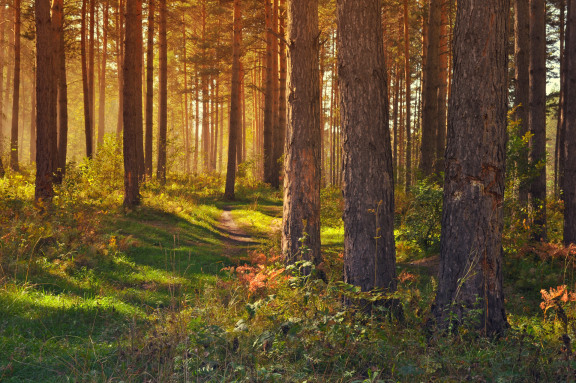
#> input picture notebooks/images/forest.jpg, 576 x 383 px
$ jupyter execute putting_it_all_together.ipynb   (shell and % lines are left out)
#> lines starting #> are read from the running program, lines starting #| are printed output that depends on the picture; after the words box and inside, x2 and y2 are one past the last pixel; in counts of white or black regions, pixels touching at a corner belong together
# Exercises to Bring it All Together

[cell 1]
import matplotlib.pyplot as plt

## Exercise 0 -- Slicing and Dicing

**This is a warm-up exercise; if you feel confident of your NumPy & SciPy skills, you can jump straight to Exercise 1**

In the film industry, it is often necessary to impose actors on top of a rendered background.  To do that, the actors are filmed on a "green screen".  Here's an example shot (``images/greenscreen.jpg``):

Say we'd like to help these folks travel into a forest (``images/forest.jpg``):

Can you transplant the foreground of the greenscreen onto the backdrop of the forest?

[cell 2]
import sys

[cell 3]
import imageio

forest = imageio.imread('images/forest.jpg')
#> forest is the input picture: shape (383, 576, 3); mean R, G, B 102.2, 79, 43.2
people = imageio.imread('images/greenscreen.jpg')
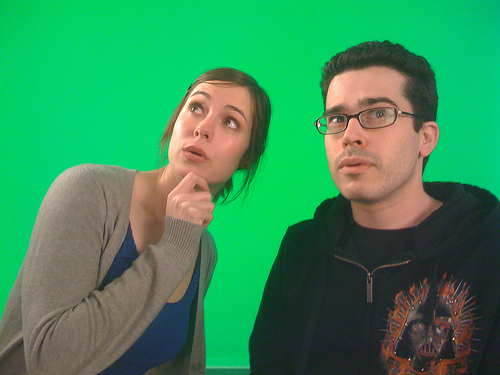
#> input picture notebooks/images/greenscreen.jpg, 500 x 375 px
#> people is the input picture: shape (375, 500, 3); mean R, G, B 56.1, 140.7, 88.5

[cell 4]
f, (ax0, ax1) = plt.subplots(1, 2, figsize=(15, 10))
ax0.imshow(forest)
ax1.imshow(people);

## Solution for Exercise 0:

[cell 5]
# the two images have different shapes:
forest.shape, people.shape
#> Out = ((383, 576, 3), (375, 500, 3))

[cell 6]
# resize the larger forest image to match the people image
forest_crop = forest[:375, :500, :]
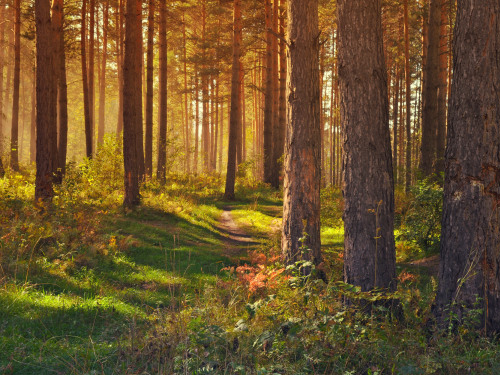
#> forest_crop: shape (375, 500, 3); mean R, G, B 107.1, 81.8, 43.3

Let's examine the red, green, and blue channels independently (note: each is a gray-level image).

[cell 7]
red = people[..., 0]
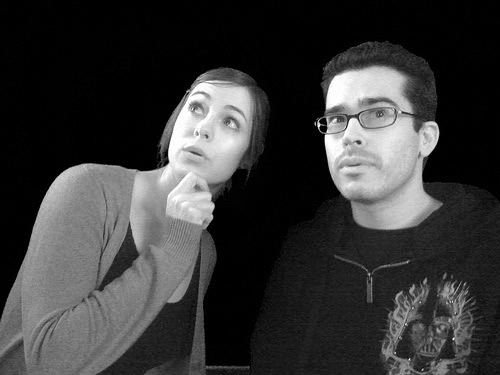
#> red: shape (375, 500); min 0, max 255, mean 56.1
green = people[..., 1]
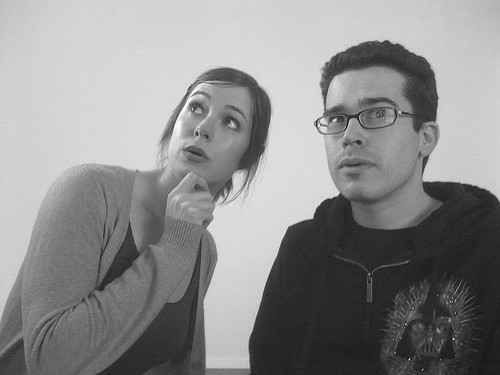
#> green: shape (375, 500); min 3, max 255, mean 140.7
blue = people[..., 2]
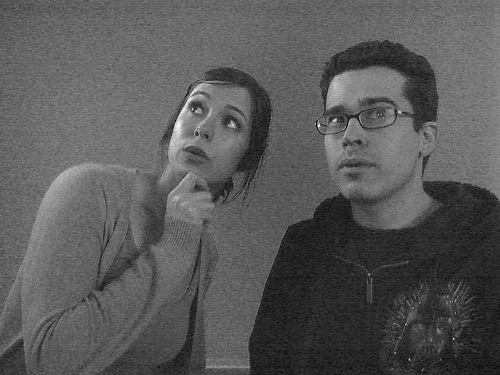
#> blue: shape (375, 500); min 0, max 255, mean 88.5

f, (ax0, ax1, ax2) = plt.subplots(1, 3, figsize=(15, 10))
ax0.imshow(red, cmap='gray')
ax1.imshow(green, cmap='gray')
ax2.imshow(blue, cmap='gray');

Let's examine the value distributions (histogram) to see where we can threshold the images to segment the foreground from the background.

[cell 8]
plt.hist(red.ravel(), bins='auto');
#> figure, not shown here; tallest bar 79324 high, from x = 2.22e-16 to 3.92

[cell 9]
plt.hist(green.ravel(), bins='auto');
#> figure, not shown here; tallest bar 22805 high, from x = 211.4 to 216.2

[cell 10]
plt.hist(blue.ravel(), bins='auto');
#> figure, not shown here; tallest bar 7162 high, from x = 104.8 to 106.5

[cell 11]
import scipy
import scipy.ndimage

# set up matplotlib figure and plotting axis
f, (ax0, ax1) = plt.subplots(1, 2, figsize=(15, 10))

# generate a mask below a large value of green in the rgb data structure (second column)
mask = (green < 190) & (red > 5)
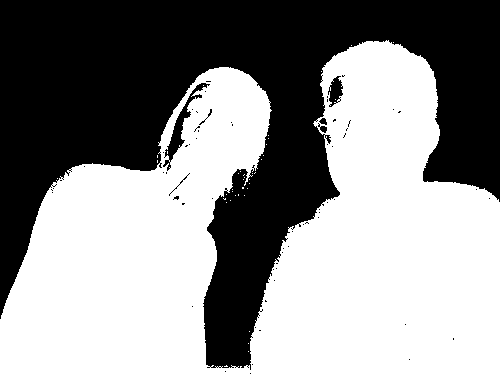
#> mask: shape (375, 500) bool; 55.9% white; 67 black regions (60 under 20 px), largest, box (x1, y1, x2, y2) and area: (0, 0, 500, 370) 81482, (163, 83, 210, 171) 678, (328, 76, 343, 107) 278

# fill in some of the selection holes in the mask using SciPy
mask = scipy.ndimage.morphology.binary_fill_holes(mask)
#> mask: shape (375, 500) bool; 56.6% white; 1 black region, box (x1, y1, x2, y2) and area: (0, 0, 500, 370) 81384

# assign the non-green region of people image to the same pixel regions in the forest image
forest_w_ppl = forest_crop.copy()
forest_w_ppl[mask] = people[mask]
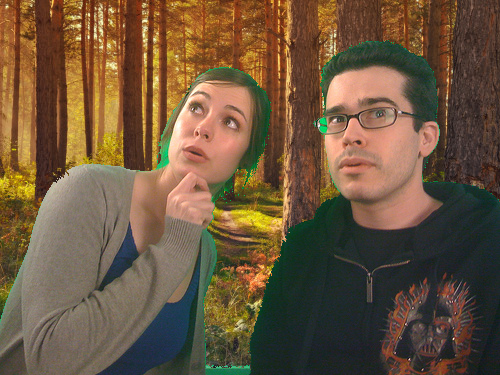
#> forest_w_ppl: shape (375, 500, 3); mean R, G, B 108.8, 86.3, 61.7

ax0.imshow(mask, cmap='gray')
ax1.imshow(forest_w_ppl);

# there's still a bit of green leeking through, but that's not a bad first pass

## Exercise 1 -- Demonstrate Diagram Duality in 2D

For the random set of 2D input points selected below, demonstrate visually that the Delaunay triangulation and Voronoi diagram are duals. Specifically, you should be able to demonstrate that the circumcenters of the circumcircles of the Delaunay triangulation can be connected to form the edges of the Voronoi diagram.

#### Delaunay triangulation / Voronoi tesselation (different data sets)

<div style="clear: both"></div>

(Voronoi tesselation by Balu Ertl, CC BY-SA 4.0, https://commons.wikimedia.org/wiki/File:Euclidean_Voronoi_diagram.svg)

The initial setup is below.

[cell 12]
import numpy as np
import scipy
import scipy.spatial
import matplotlib
import matplotlib.pyplot as plt

np.random.seed(123)
generators = np.random.randn(15, 2)
generators.shape

Step 1: Plot the generators (input points)

Step 2: Plot the Voronoi diagram along with its generators.

Step 3: Plot the Delaunay triangulation alongside the Voronoi diagram and generators.

Step 4: Plot the circumcircles and their centers over top of the Delaunay Triangulation & Voronoi diagram + generators.

**Hint:** Plotting circles in Matplotlib:

[cell 13]
circle = plt.Circle((2, 5), 0.5, facecolor='None', edgecolor='red')

fig, ax = plt.subplots()

ax.add_artist(circle)
ax.scatter([1,2,3], [4,5,6])
ax.axis('equal');
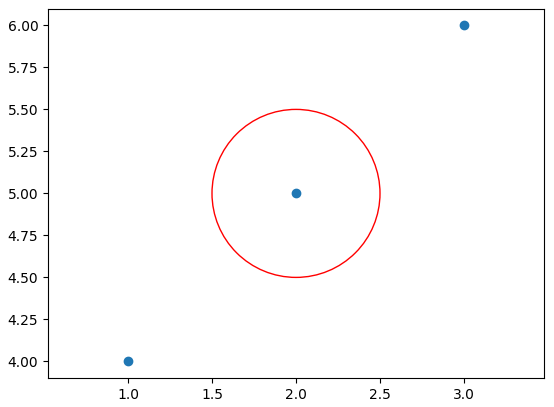
#> figure drawn by matplotlib, 1 panel

Step 5: Connect the circumenters of circumcircles of neighboring triangles (hint: you may need to check the SciPy documentation for `Delaunay`--try looking for information about neighboring triangles)

## Solution for Exercise 1:

[cell 14]
# set up the matplotlib figure / axis objects as usual
fig_exercise_1 = plt.figure()
ax_exercise_1 = fig_exercise_1.add_subplot(111)

# scatter the generators (input points) on the plot
ax_exercise_1.scatter(generators[...,0],
                      generators[...,1],
                      c='black') # note that these generators actually get concealed by re-plotting in delaunay_plot_2d below

# overlay the Voronoi diagram using SciPy
vor = scipy.spatial.Voronoi(generators)
scipy.spatial.voronoi_plot_2d(vor=vor,
                              ax=ax_exercise_1, # let SciPy use the axis object that we've already intialized with generators present
                              show_points=False) # we've already plotted the generators above

# likewise for adding in the Delaunay triangles
tri = scipy.spatial.Delaunay(generators)
scipy.spatial.delaunay_plot_2d(tri=tri,
                               ax=ax_exercise_1)

# write a function for calculating the circumcircles of the triangles (this is admittedly rather difficult)
import math

def calc_circumcircle(array_triangle_vertices):
    '''The input array of triangle vertices should have shape (N_triangles, 3, 2) and this function should use the vertex information to calculate
       and return numpy arrays containing the circumcenters and circumradii for the circumcircles of each triangle.'''

    def sum_squares_vertex(coordinates):
        square_coordinates = [coordinate**2 for coordinate in coordinates]
        sum_squares = sum(square_coordinates)
        return sum_squares

    def calc_sum_squares_each_vertex(vertex_1_coords,vertex_2_coords,vertex_3_coords):
        vertex_1_sum_squares = sum_squares_vertex(vertex_1_coords)
        vertex_2_sum_squares = sum_squares_vertex(vertex_2_coords)
        vertex_3_sum_squares = sum_squares_vertex(vertex_3_coords)
        return (vertex_1_sum_squares, vertex_2_sum_squares, vertex_3_sum_squares)

    list_circumcenters = [] # an ordered list of circumcenter coords
    list_circumradii = [] # a correspondingly ordered list of circumradii

    for triangle in array_triangle_vertices:
        vertex_1_sum_squares, vertex_2_sum_squares, vertex_3_sum_squares = calc_sum_squares_each_vertex(triangle[0,...],triangle[1,...],triangle[2,...])
        x_determinant = np.array([[vertex_1_sum_squares, triangle[0,1], 1],
                                  [vertex_2_sum_squares, triangle[1,1], 1],
                                  [vertex_3_sum_squares, triangle[2,1], 1]])
        y_determinant = np.array([[vertex_1_sum_squares, triangle[0,0], 1],
                                  [vertex_2_sum_squares, triangle[1,0], 1],
                                  [vertex_3_sum_squares, triangle[2,0], 1]])
        a_determinant = np.array([[triangle[0,0], triangle[0,1], 1],
                                  [triangle[1,0], triangle[1,1], 1],
                                  [triangle[2,0], triangle[2,1], 1]])
        c_determinant = np.array([[vertex_1_sum_squares,triangle[0,0],triangle[0,1]],
                                  [vertex_2_sum_squares,triangle[1,0],triangle[1,1]],
                                  [vertex_3_sum_squares,triangle[2,0],triangle[2,1]]])

        denominator = 2.0 * np.linalg.det(a_determinant)
        circumcenter_x_coordinate = np.linalg.det(x_determinant) / denominator
        circumcenter_y_coordinate = -1.0 * (np.linalg.det(y_determinant)/ denominator)

        #adjuting for the negative coefficient of c:
        circumradius = math.sqrt(np.linalg.det(x_determinant)**2 + np.linalg.det(y_determinant)**2 + (4 * np.linalg.det(a_determinant) * np.linalg.det(c_determinant))) / (2 * abs(np.linalg.det(a_determinant)))
        #append the values of interest to their respective lists:
        list_circumcenters.append([circumcenter_x_coordinate,circumcenter_y_coordinate])
        list_circumradii.append([circumradius])
    #return a tuple of numpy arrays:
    return (np.array(list_circumcenters), np.array(list_circumradii))

#deal with calculating and plotting the circumcircles
from matplotlib.collections import PatchCollection
circumcenters, circumradii = calc_circumcircle(tri.points[tri.simplices])
patches = []

for circumcenter_coordinates, circumradius in zip(circumcenters,circumradii):
    patches.append(matplotlib.patches.Circle((circumcenter_coordinates[0], circumcenter_coordinates[1]), circumradius[0], fill=False, alpha=1.0, fc='none', ec='none',))
p = PatchCollection(patches, alpha=0.1, match_original = True)
ax_exercise_1.add_collection(p)

# use an equal aspect ratio (circles may appear stretched otherwise)
ax_exercise_1.set_aspect('equal')

# adjust the size of the figure object
fig_exercise_1.set_size_inches(10, 10)
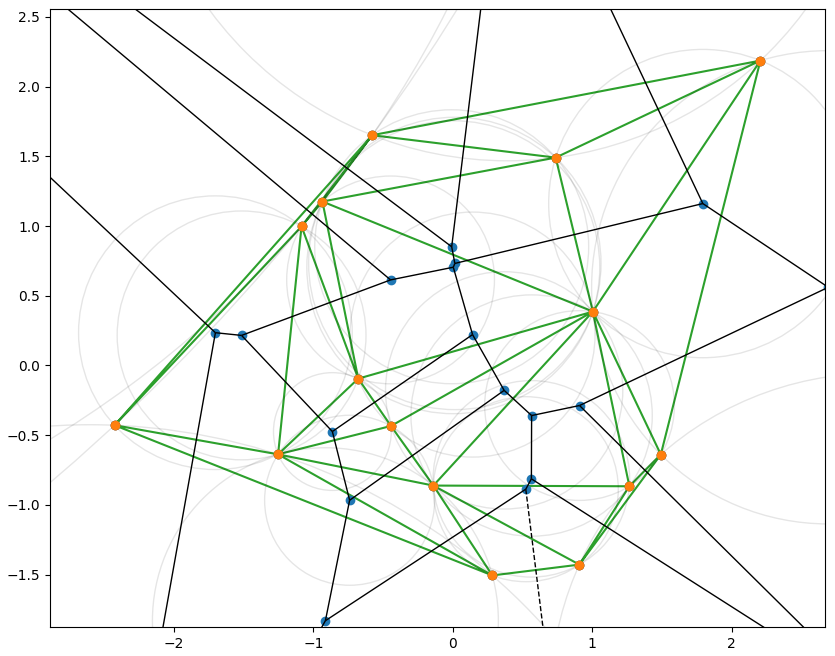
#> figure drawn by matplotlib, 1 panel

It should now be clear without any additional effort that the Voronoi vertices are actually
the circumcenters of the circumcircles of the Delaunay triangles, and that the connection
of these circumcenters forms the Voronoi edges.

## Exercise 2 -- Algorithm Time Complexity

A common concern in computational geometry is the time complexity of an algorithm (the growth of code execution time as a function of algorithm input size).

Compare the execution times of `numpy.sum()` and `scipy.spatial.Voronoi()` for the same input data sets, collecting the results in NumPy arrays and reporting average and standard deviation values of the execution times over a set of trials with increasingly large data sets.

## Solution for Exercise 2

Step 1: Initialize some NumPy arrays for storing the results of the timings for sum and Voronoi

[cell 15]
timing_string = 'time_values'
dimensions = 2 # use 2D data
list_sizes = [10, 100, 500, 10**3, 10**4, 10**5] # use a range of data input sizes
num_trials = 5

# using a dictionary to organize / categorize the NumPy arrays is helpful here
dict_timing_results = {'sum':{}, 'vor':{}}

# build up the dictionary data structure
for benchmark_name in dict_timing_results.keys():
    for size in list_sizes:
        benchmark_string = timing_string + str(size)
        dict_timing_results[benchmark_name][benchmark_string] = np.zeros(num_trials)

# visually confirm a sensible dict & NumPy array data structure
dict_timing_results

Step 2: Write a for loop that runs the timing trials and stores the timing results in the NumPy arrays that are appropriately named for the data inputs being stored within them. This will also involve generating matching data sets that work with both sum() and Voronoi()

[cell 16]
import time # useful for timing

for trial in range(num_trials):
    for function, bench_name in zip([np.sum, scipy.spatial.Voronoi], ['sum', 'vor']):
        for size in list_sizes:
            # pin down the random number seed for consistency
            # each algorithm will get the same data structure & values
            np.random.seed(123) # any integer number should work here
            input_data = np.random.randn(size, dimensions)

            # only time the operation of interest, in seconds
            start = time.time()
            # the actual benchmarked function call for the current data input size:
            function(input_data)
            end = time.time()

            # store the timing results in the dictionary object within the appropriate array index
            dict_timing_results[bench_name]['time_values' + str(size)][trial] = end - start

Step 3: Calculate the average and standard deviation of the results and compare the increases in execution time for sum() and Voronoi() as data input size increases in a plot. Include the standard deviation "error bars" in your plot. Hint: matplotlib has an `errorbar` plot function, for example.

[cell 17]
# iterate through the dictionary entries and calculate / plot / label accordingly

# first calculate average / std. dev values and store in the dict
for bench_name in dict_timing_results.keys():
    for size in list_sizes:
        key = 'time_values' + str(size)
        timings = dict_timing_results[bench_name][key]
        dict_timing_results[bench_name][str(size) + 'avg'] = np.average(timings)
        dict_timing_results[bench_name][str(size) + 'std'] = np.std(timings)

# then plot the avg / std. dev. results

fig_exercise_2 = plt.figure()
ax_exercise_2 = fig_exercise_2.add_subplot(111)

for bench_name, color in zip(dict_timing_results.keys(), ['orange', 'green']):
    for size in list_sizes:
        avg_val = dict_timing_results[bench_name][str(size) + 'avg']
        std_val = dict_timing_results[bench_name][str(size) + 'std']
        if size != 10: # avoid duplicate legend entries
            ax_exercise_2.errorbar(size, avg_val, yerr=std_val, c=color, alpha=0.5, fmt='o')
        else: # add the legend initially
            ax_exercise_2.errorbar(size, avg_val, yerr=std_val, c=color, alpha=0.5, label=bench_name, fmt='o')

# use log scale on x, y axes for clarity
ax_exercise_2.set_xscale("log")
ax_exercise_2.set_yscale("log")

# adjust figure size
fig_exercise_2.set_size_inches(10, 10)

# set various labels / axis limits
ax_exercise_2.set_title("Timing 5 trials of np.sum and scipy.spatial.Voronoi\n using the same input data", fontsize=25)
ax_exercise_2.set_xlabel("Log input size", fontsize=24)
ax_exercise_2.set_ylabel("Log execution time (sec)", fontsize=25)
ax_exercise_2.set_ylim(1e-6, 1)

# add a legend
ax_exercise_2.legend(fontsize=24, loc=2)
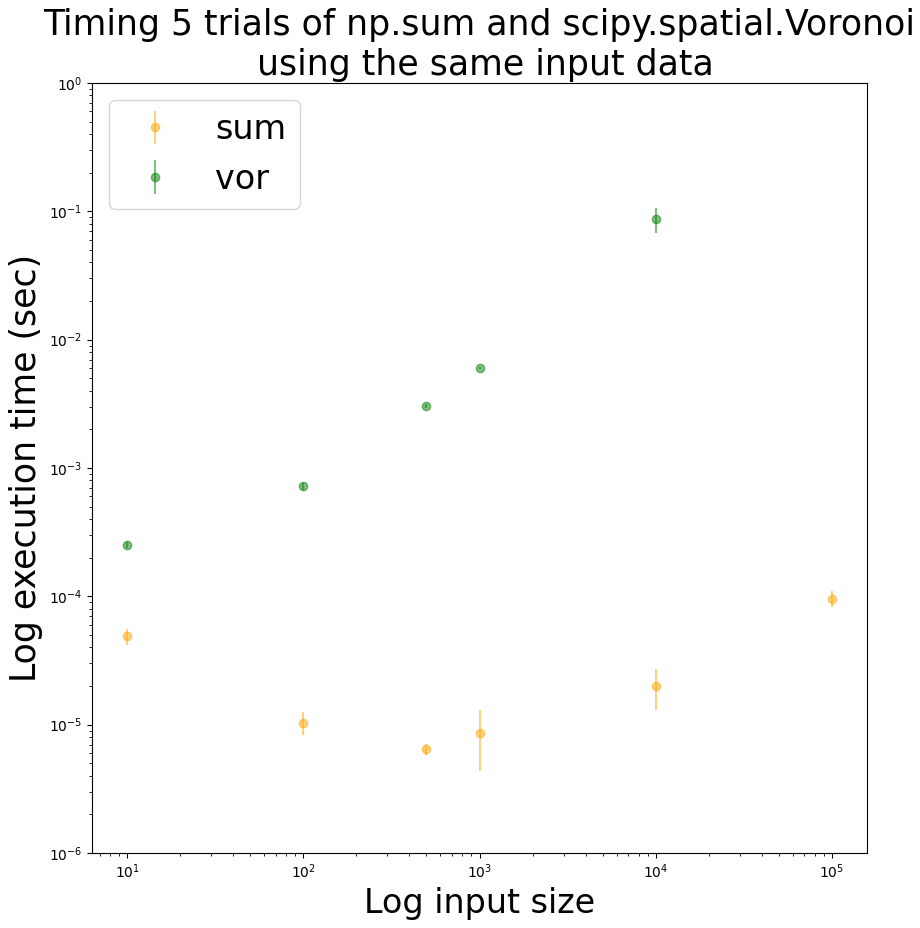
#> figure drawn by matplotlib, 1 panel
